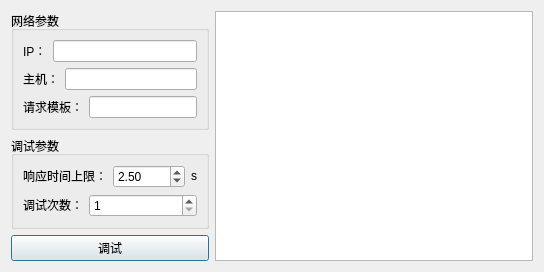
<?xml version="1.0" encoding="UTF-8"?>
<ui version="4.0">
 <class>Dialog</class>
 <widget class="QDialog" name="Dialog">
  <property name="geometry">
   <rect>
    <x>0</x>
    <y>0</y>
    <width>544</width>
    <height>265</height>
   </rect>
  </property>
  <property name="windowTitle">
   <string>调试</string>
  </property>
  <layout class="QHBoxLayout" name="horizontalLayout_6">
   <item>
    <layout class="QVBoxLayout" name="verticalLayout_2">
     <item>
      <widget class="QGroupBox" name="groupBox_network">
       <property name="title">
        <string>网络参数</string>
       </property>
       <layout class="QVBoxLayout" name="verticalLayout">
        <item>
         <layout class="QHBoxLayout" name="horizontalLayout_3">
          <item>
           <widget class="QLabel" name="labIP">
            <property name="sizePolicy">
             <sizepolicy hsizetype="Maximum" vsizetype="Maximum">
              <horstretch>0</horstretch>
              <verstretch>0</verstretch>
             </sizepolicy>
            </property>
            <property name="text">
             <string>IP：</string>
            </property>
           </widget>
          </item>
          <item>
           <widget class="QLineEdit" name="ipEdit">
            <property name="sizePolicy">
             <sizepolicy hsizetype="Preferred" vsizetype="Maximum">
              <horstretch>0</horstretch>
              <verstretch>0</verstretch>
             </sizepolicy>
            </property>
           </widget>
          </item>
         </layout>
        </item>
        <item>
         <layout class="QHBoxLayout" name="horizontalLayout_4">
          <item>
           <widget class="QLabel" name="labHost">
            <property name="sizePolicy">
             <sizepolicy hsizetype="Maximum" vsizetype="Maximum">
              <horstretch>0</horstretch>
              <verstretch>0</verstretch>
             </sizepolicy>
            </property>
            <property name="text">
             <string>主机：</string>
            </property>
           </widget>
          </item>
          <item>
           <widget class="QLineEdit" name="hostEdit">
            <property name="sizePolicy">
             <sizepolicy hsizetype="Preferred" vsizetype="Maximum">
              <horstretch>0</horstretch>
              <verstretch>0</verstretch>
             </sizepolicy>
            </property>
           </widget>
          </item>
         </layout>
        </item>
        <item>
         <layout class="QHBoxLayout" name="horizontalLayout_5">
          <item>
           <widget class="QLabel" name="labFormat">
            <property name="sizePolicy">
             <sizepolicy hsizetype="Maximum" vsizetype="Maximum">
              <horstretch>0</horstretch>
              <verstretch>0</verstretch>
             </sizepolicy>
            </property>
            <property name="text">
             <string>请求模板：</string>
            </property>
           </widget>
          </item>
          <item>
           <widget class="QLineEdit" name="formatEdit">
            <property name="sizePolicy">
             <sizepolicy hsizetype="Preferred" vsizetype="Maximum">
              <horstretch>0</horstretch>
              <verstretch>0</verstretch>
             </sizepolicy>
            </property>
           </widget>
          </item>
         </layout>
        </item>
       </layout>
      </widget>
     </item>
     <item>
      <widget class="QGroupBox" name="groupBox_debug">
       <property name="title">
        <string>调试参数</string>
       </property>
       <layout class="QVBoxLayout" name="verticalLayout_3">
        <item>
         <layout class="QHBoxLayout" name="horizontalLayout_2">
          <item>
           <widget class="QLabel" name="labTimeout">
            <property name="sizePolicy">
             <sizepolicy hsizetype="Maximum" vsizetype="Maximum">
              <horstretch>0</horstretch>
              <verstretch>0</verstretch>
             </sizepolicy>
            </property>
            <property name="text">
             <string>响应时间上限：</string>
            </property>
           </widget>
          </item>
          <item>
           <widget class="QDoubleSpinBox" name="spinBox_timeout">
            <property name="sizePolicy">
             <sizepolicy hsizetype="Preferred" vsizetype="Maximum">
              <horstretch>0</horstretch>
              <verstretch>0</verstretch>
             </sizepolicy>
            </property>
            <property name="minimum">
             <double>1.000000000000000</double>
            </property>
            <property name="maximum">
             <double>10.000000000000000</double>
            </property>
            <property name="singleStep">
             <double>0.500000000000000</double>
            </property>
            <property name="value">
             <double>2.500000000000000</double>
            </property>
           </widget>
          </item>
          <item>
           <widget class="QLabel" name="labTimeoutUnit">
            <property name="sizePolicy">
             <sizepolicy hsizetype="Maximum" vsizetype="Maximum">
              <horstretch>0</horstretch>
              <verstretch>0</verstretch>
             </sizepolicy>
            </property>
            <property name="text">
             <string>s</string>
            </property>
           </widget>
          </item>
         </layout>
        </item>
        <item>
         <layout class="QHBoxLayout" name="horizontalLayout">
          <item>
           <widget class="QLabel" name="labTimes">
            <property name="sizePolicy">
             <sizepolicy hsizetype="Maximum" vsizetype="Maximum">
              <horstretch>0</horstretch>
              <verstretch>0</verstretch>
             </sizepolicy>
            </property>
            <property name="text">
             <string>调试次数：</string>
            </property>
           </widget>
          </item>
          <item>
           <widget class="QSpinBox" name="spinBox_times">
            <property name="sizePolicy">
             <sizepolicy hsizetype="Preferred" vsizetype="Maximum">
              <horstretch>0</horstretch>
              <verstretch>0</verstretch>
             </sizepolicy>
            </property>
            <property name="minimum">
             <number>1</number>
            </property>
            <property name="maximum">
             <number>20</number>
            </property>
           </widget>
          </item>
         </layout>
        </item>
       </layout>
      </widget>
     </item>
     <item>
      <widget class="QPushButton" name="btnDebug">
       <property name="text">
        <string>调试</string>
       </property>
      </widget>
     </item>
    </layout>
   </item>
   <item>
    <widget class="QTextBrowser" name="textBrowser"/>
   </item>
  </layout>
 </widget>
 <resources/>
 <connections/>
</ui>
